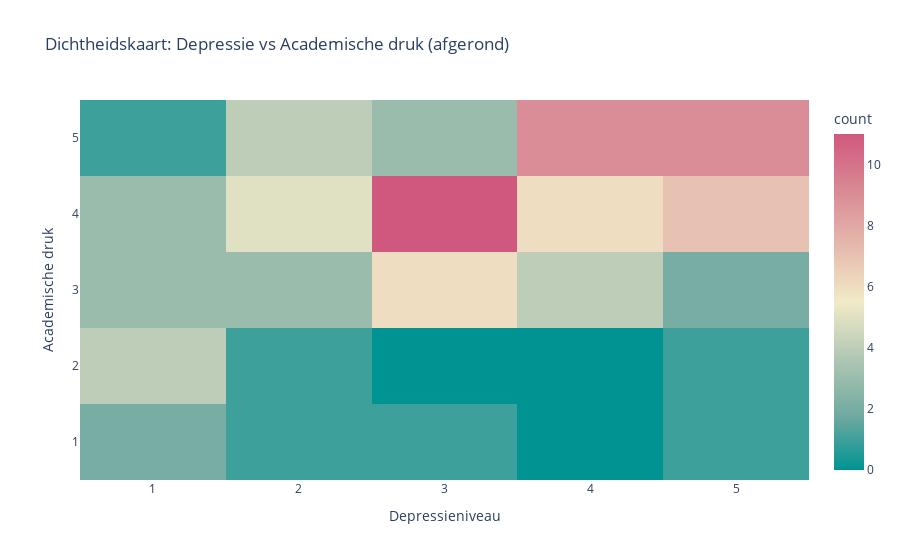

The notebook cell this image was saved under:
### Code cell
import pandas as pd
import plotly.express as px
import os
import kagglehub
from plotly.offline import init_notebook_mode
init_notebook_mode(connected=True)

# Dataset ophalen
path = kagglehub.dataset_download("abdullahashfaqvirk/student-mental-health-survey")
csv_path = os.path.join(path, "MentalHealthSurvey.csv")
df = pd.read_csv(csv_path)

# Kolommen numeriek maken
df["depression"] = pd.to_numeric(df["depression"], errors="coerce")
df["academic_pressure"] = pd.to_numeric(df["academic_pressure"], errors="coerce")

# Verwijder missende data
df = df.dropna(subset=["depression", "academic_pressure"])

# Rond waardes af naar hele getallen (voor strakke bins zonder gaten)
df["depression_rounded"] = df["depression"].round(0).astype(int)
df["academic_pressure_rounded"] = df["academic_pressure"].round(0).astype(int)

# Heatmap maken met hele getallen als bins (en netjes op volgorde)
fig = px.density_heatmap(
    df,
    x="depression_rounded",
    y="academic_pressure_rounded",
    title="Dichtheidskaart: Depressie vs Academische druk (afgerond)",
    labels={
        "depression_rounded": "Depressieniveau",
        "academic_pressure_rounded": "Academische druk"
    },
    template="plotly_white",
    color_continuous_scale="tealrose"
)

# Zorg dat de assen getallen zijn (en niet categorisch) zonder ruimtes
fig.update_xaxes(
    type="linear",
    tickmode="linear",
    dtick=1
)
fig.update_yaxes(
    type="linear",
    tickmode="linear",
    dtick=1
)

fig.update_traces(xgap=0, ygap=0)  # 🟢 Dit verwijdert de ruimtes tussen de blokjes

fig.show()

### Figure 1 — Plotly figure (JSON) as saved in the notebook; plotly's stock layout.template omitted (floating-point values rounded to 4 significant figures)
{"data": [{"coloraxis": "coloraxis", "hovertemplate": "Depressieniveau=%{x}<br>Academische druk=%{y}<br>count=%{z}<extra></extra>", "name": "", "type": "histogram2d", "x": [2, 3, 2, 5, 5, 5, 5, 3, 3, 5, 3, 2, 4, 5, 4, 1, 3, 2, 4, 5, 1, 4, 4, 5, 3, 4, 3, 5, 3, 5, 1, 3, 4, 4, 5, 4, 4, 1, 5, 3, 1, 5, 3, 1, 2, 3, 5, 3, 3, 1, 2, 4, 3, 2, 3, 1, 4, 3, 1, 2, 2, 1, 4, 4, 5, 4, 3, 2, 3, 1, 4, 3, 4, 5, 1, 5, 4, 2, 5, 5, 4, 2, 2, 5, 1, 3, 2], "xaxis": "x", "xbingroup": "x", "xgap": 0, "y": [5, 4, 5, 4, 5, 5, 4, 4, 3, 3, 4, 4, 5, 4, 3, 3, 4, 5, 3, 4, 4, 5, 5, 4, 4, 3, 4, 5, 4, 5, 1, 1, 5, 4, 5, 4, 4, 2, 5, 4, 4, 4, 3, 2, 4, 4, 5, 3, 5, 1, 3, 5, 4, 3, 3, 5, 5, 4, 2, 4, 4, 3, 4, 3, 4, 4, 5, 5, 5, 4, 5, 3, 5, 5, 3, 1, 5, 3, 2, 3, 4, 2, 1, 5, 2, 3, 4], "yaxis": "y", "ybingroup": "y", "ygap": 0}], "layout": {"coloraxis": {"colorbar": {"title": {"text": "count"}}, "colorscale": [[0.0, "rgb(0, 147, 146)"], [0.1667, "rgb(114, 170, 161)"], [0.3333, "rgb(177, 199, 179)"], [0.5, "rgb(241, 234, 200)"], [0.6667, "rgb(229, 185, 173)"], [0.8333, "rgb(217, 137, 148)"], [1.0, "rgb(208, 88, 126)"]]}, "legend": {"tracegroupgap": 0}, "title": {"text": "Dichtheidskaart: Depressie vs Academische druk (afgerond)"}, "xaxis": {"anchor": "y", "domain": [0.0, 1.0], "dtick": 1, "tickmode": "linear", "title": {"text": "Depressieniveau"}, "type": "linear"}, "yaxis": {"anchor": "x", "domain": [0.0, 1.0], "dtick": 1, "tickmode": "linear", "title": {"text": "Academische druk"}, "type": "linear"}}}
